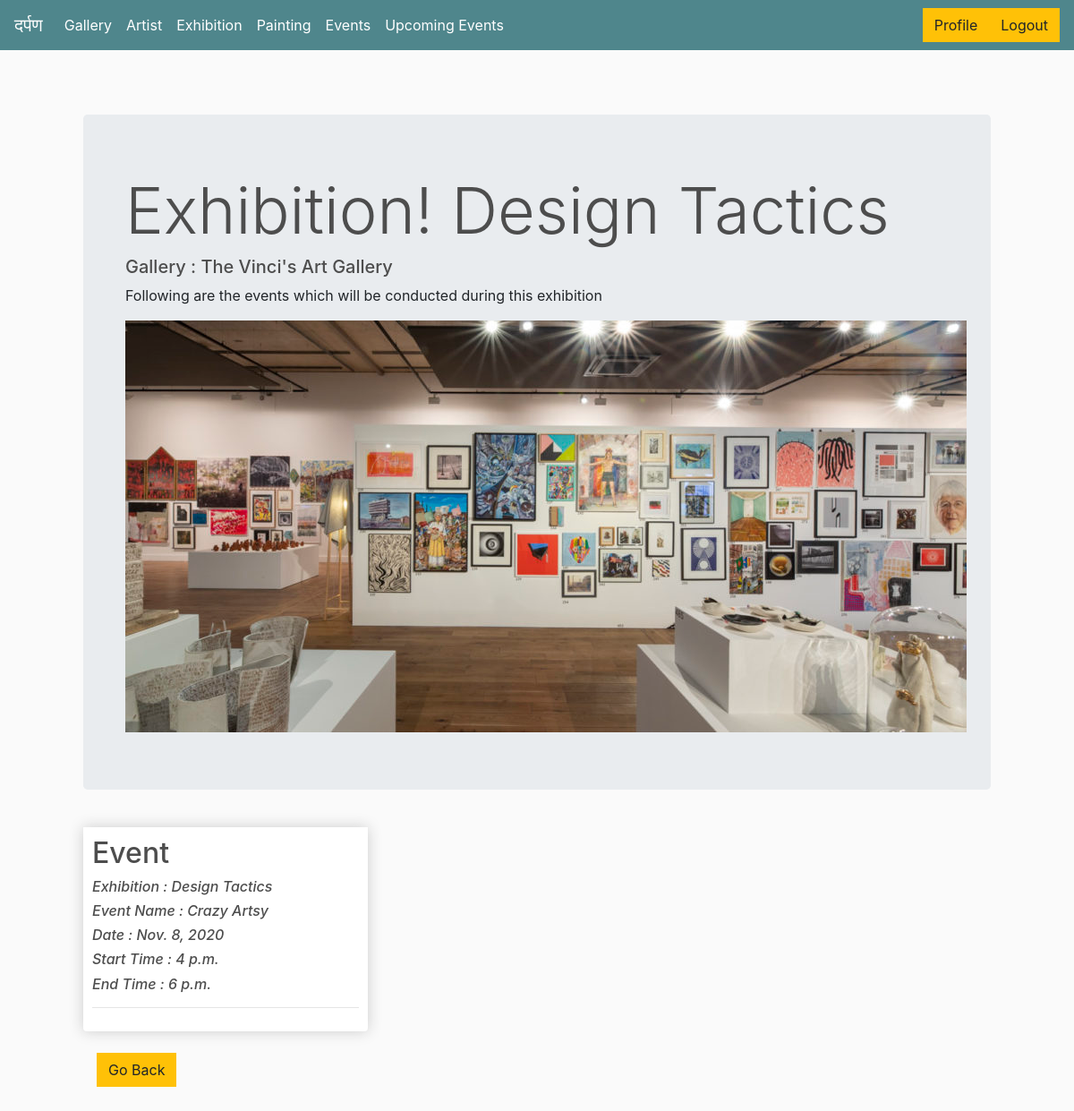
Screenshot of /gallery/exhib_event/1 with the database file from the repository.
### gallery/models.py (models this page shows, shortened)
class Exhibitions(models.Model):
    gallary = models.ForeignKey(Gallery, null = True, on_delete = models.SET_NULL)
    exb_type = models.CharField(max_length=50)
    exb_name = models.CharField(max_length=200)
    start_date = models.DateField(auto_now=False, auto_now_add=False, blank = True, null=True)
    end_date = models.DateField(auto_now=False, auto_now_add=False, blank = True, null=True)
    s_time = models.TimeField(auto_now=False, auto_now_add=False,blank=True,null=True)
    end_time = models.TimeField(auto_now=False, auto_now_add=False, blank= True,null=True)
    image = models.ImageField(null= True, blank = True)
    def __str__(self):
        return self.exb_name

class Gallery(models.Model):
    artist = models.ForeignKey(Artists, null=True, on_delete= models.SET_NULL)
    g_name = models.CharField(max_length=200, null= True)
    location = models.CharField(max_length=300)
    image = models.ImageField(null= True, blank = True)

class Events(models.Model):
    exhibition = models.ForeignKey(Exhibitions, null = True, on_delete=models.SET_NULL)
    e_name = models.CharField(max_length=200)
    date = models.DateField(auto_now=False, auto_now_add=False, blank = True, null=True)
    s_time = models.TimeField(auto_now=False, auto_now_add=False,blank=True,null=True)
    end_time = models.TimeField(auto_now=False, auto_now_add=False,blank=True, null=True)

### gallery/views.py (the view)
# urls.py: path('exhib_event/<str:pk>', views.exhib_event, name = "exhib_event"),
def exhib_event(request, pk):
    exhibition = Exhibitions.objects.get(id=pk)
    events = []
    e = Events.objects.filter(exhibition=exhibition)
    context = {'exhibition':exhibition, 'events':e}
    return render(request, "gallery/exhib_event.html", context)

### gallery/templates/gallery/exhib_event.html (shortened to what this page needs)
{% extends 'gallery/main.html' %}
{% load static %}
{% block content %}
<div class="container-fluid my-5 px-5">
    <div class="jumbotron">
        <div class="container">
            <h1 class="display-3">Exhibition! {{ exhibition.exb_name }}</h1>
            <h5 class="display-5">Gallery : {{ exhibition.gallary.g_name }}</h5>
            <p>Following are the events which will be conducted during this exhibition</p>
            <div><img src="/static/image/expo.jpg" style = "background-image"></div>
        </div>
    </div>
<div class="row">
    {% for event in events %}
        <div class="col-lg-4">
            <div class="box-element product">
            <h2>Event </h2>
                <h6><i>Exhibition : {{event.exhibition}}</i></h6>
                <h6><i> Event Name : {{ event.e_name}}</i></h6>
                <h6><i> Date : {{event.date}}</i></h6>
                <h6><i>Start Time : {{event.s_time}}</i></h6>
                <h6><i>End Time : {{event.end_time}}</i></h6>
                <hr>
            </div>
        </div>
    {% endfor %}
</div>
<div class="container">
    <br>
    <a href="{% url 'gallery' %}"class="btn btn-warning"> Go Back </a>
</div>
{% endblock %}

### static/css/main.css (style rules this page uses)
body { background-color: hsl(0, 0%, 98%); }
h1,h2,h3,h4,h5,h6 { color:hsl(0, 0%, 30%); }
.box-element { box-shadow:hsl(0, 0%, 80%) 0 0 16px; background-color: #fff; border-radius: 4px; padding: 10px; }
.product { border-radius: 0 0 4px 4px; }
.col-lg-4, .col-lg-6, .col-lg-8, .col-lg-12 { margin-top: 10px; }
.btn { border-radius: 0; }

### rows the page displays
Exhibitions: exb_name "Design Tactics", gallary.g_name "The Vinci's Art Gallery"
Events: exhibition "Design Tactics", e_name "Crazy Artsy", date "Nov. 8, 2020", s_time "4 p.m.", end_time "6 p.m."
